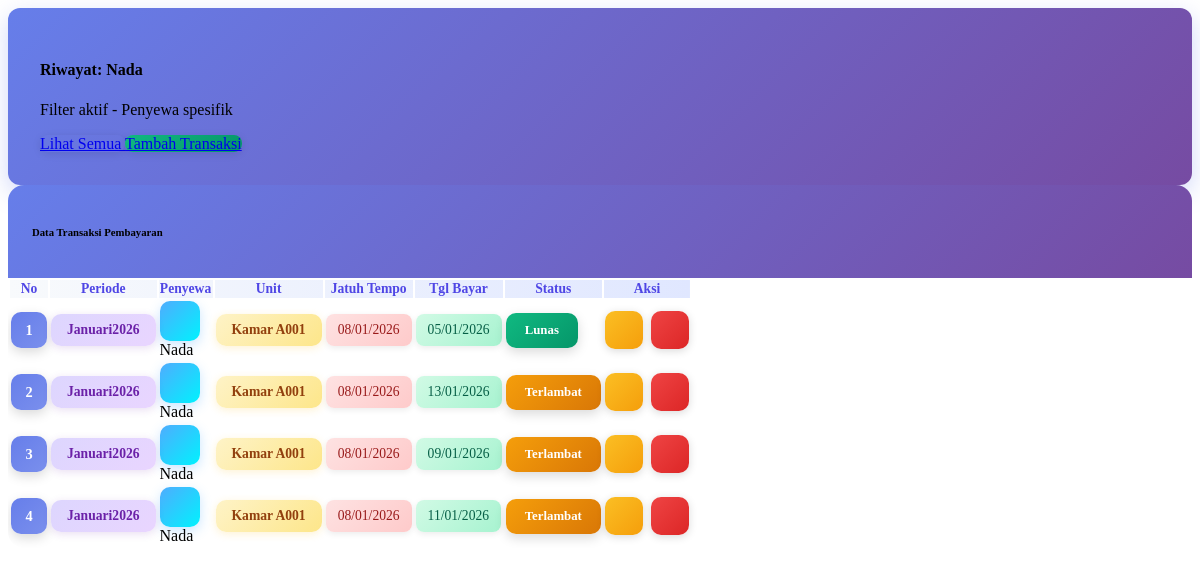
Page /transaksi/pembayaran.php?id_penyewa=2 on the earlier database version.
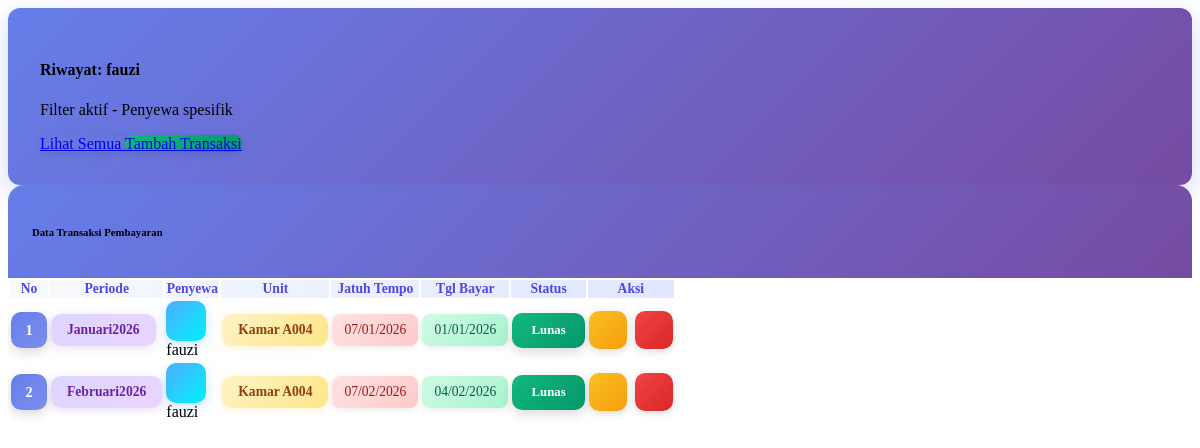
Same page on the later database version.
### tables this page shows
CREATE TABLE `penyewa` (
  `id_penyewa` int(11) NOT NULL,
  `nama_penyewa` varchar(100) NOT NULL,
  `id_kontrakan` int(11) DEFAULT NULL,
  `no_hp` varchar(20) DEFAULT NULL,
  `alamat` text DEFAULT NULL
);

CREATE TABLE `pembayaran` (
  `id_pembayaran` int(11) NOT NULL,
  `id_penyewa` int(11) DEFAULT NULL,
  `id_kontrakan` int(11) DEFAULT NULL,
  `bulan` varchar(20) DEFAULT NULL,
  `tahun` int(11) DEFAULT NULL,
  `jatuh_tempo` date DEFAULT NULL,
  `tanggal_bayar` date DEFAULT NULL,
  `status` varchar(20) DEFAULT NULL
);

CREATE TABLE `kontrakan` (
  `id_kontrakan` int(11) NOT NULL,
  `tipe_kamar` varchar(50) DEFAULT NULL,
  `harga` int(11) DEFAULT NULL,
  `jatuh_tempo` int(2) DEFAULT 10,
  `id_penyewa` int(11) DEFAULT NULL
);

### transaksi/pembayaran.php (the view, shortened to what the changed rows need)
<?php
$id_filter = isset($_GET['id_penyewa']) ? mysqli_real_escape_string($conn, $_GET['id_penyewa']) : '';
$nama_header = "Riwayat Pembayaran";
if (!empty($id_filter)) {
    $q_penyewa = mysqli_query($conn, "SELECT nama_penyewa FROM penyewa WHERE id_penyewa = '$id_filter'");
    $d_penyewa = mysqli_fetch_assoc($q_penyewa);
    if ($d_penyewa) {
        $nama_header = "Riwayat: " . $d_penyewa['nama_penyewa'];
    }
}
$sql = "SELECT p.*, s.nama_penyewa, k.tipe_kamar
        FROM pembayaran p
        JOIN penyewa s ON p.id_penyewa = s.id_penyewa
        JOIN kontrakan k ON p.id_kontrakan = k.id_kontrakan";
if (!empty($id_filter)) {
    $sql .= " WHERE p.id_penyewa = '$id_filter'";
}
$sql .= " ORDER BY p.tahun DESC, p.bulan DESC";
$query = mysqli_query($conn, $sql);
?>
<div class="header-gradient mb-4" data-aos="fade-down">
    <div class="d-flex justify-content-between align-items-center">
        <div>
            <h4 class="fw-bold mb-1 text-white">
                <?= $nama_header ?>
            </h4>
            <p class="text-white-50 small mb-0">
                <?= $id_filter ? 'Filter aktif - Penyewa spesifik' : 'Menampilkan semua transaksi pembayaran' ?>
            </p>
        </div>
    </div>
</div>
<div class="card border-0 shadow-lg colorful-card" data-aos="fade-up">
    <div class="card-body p-0">
        <div class="table-responsive">
            <table class="table table-hover align-middle mb-0 colorful-table">
                <thead>
                    <tr>
                        <th class="ps-4 py-3">No</th>
                        <th class="py-3">
                            <i class="fa-regular fa-calendar me-1"></i>Periode
                        </th>
                        <th class="py-3">
                            <i class="fa-solid fa-user me-1"></i>Penyewa
                        </th>
                        <th class="py-3">
                            <i class="fa-solid fa-house me-1"></i>Unit
                        </th>
                        <th class="py-3">
                            <i class="fa-solid fa-calendar-xmark me-1"></i>Jatuh Tempo
                        </th>
                        <th class="py-3">
                            <i class="fa-solid fa-calendar-check me-1"></i>Tgl Bayar
                        </th>
                        <th class="py-3 text-center">
                            <i class="fa-solid fa-info-circle me-1"></i>Status
                        </th>
                        <th class="py-3 text-center">
                            <i class="fa-solid fa-gear me-1"></i>Aksi
                        </th>
                    </tr>
                </thead>
                <tbody>
                    <?php if(mysqli_num_rows($query) > 0): ?>
                        <?php
                        $no = 1;
                        $colors = ['#667eea'];
                        while($row = mysqli_fetch_assoc($query)):
                            $color = $colors[($no - 1) % count($colors)];
                        ?>
                        <tr class="table-row-animated">
                            <td class="ps-4">
                                <div class="number-badge" style="background: linear-gradient(135deg, <?= $color ?>, <?= $color ?>dd);">
                                    <?= $no++ ?>
                                </div>
                            </td>
                            <td>
                                <div class="period-badge">
                                    <span class="fw-bold"><?= $row['bulan'] ?></span>
                                    <span class="ms-1"><?= $row['tahun'] ?></span>
                                </div>
                            </td>
                            <td>
                                <div class="d-flex align-items-center">
                                    <div class="tenant-avatar">
                                    </div>
                                    <span class="fw-semibold"><?= $row['nama_penyewa'] ?></span>
                                </div>
                            </td>
                            <td>
                                <span class="unit-badge">
                                    <i class="fa-solid fa-door-open me-1"></i><?= $row['tipe_kamar'] ?>
                                </span>
                            </td>
                            <td>
                                <div class="date-box date-danger">
                                    <?= date('d/m/Y', strtotime($row['jatuh_tempo'])) ?>
                                </div>
                            </td>
                            <td>
                                <?php if($row['tanggal_bayar']): ?>
                                    <div class="date-box date-success">
                                        <?= date('d/m/Y', strtotime($row['tanggal_bayar'])) ?>
                                    </div>
                                <?php else: ?>
                                    <div class="date-box date-muted">
                                        <i class="fa-regular fa-circle-xmark me-1"></i>Belum bayar
                                    </div>
                                <?php endif; ?>
                            </td>
                            <td class="text-center">
                                <?php
                                if($row['status'] == 'Lunas') {
                                    $status_class = 'status-success';
                                    $icon = 'fa-circle-check';
                                } elseif($row['status'] == 'Terlambat') {
                                    $status_class = 'status-warning';
                                    $icon = 'fa-clock';
                                } else {
                                    $status_class = 'status-danger';
                                    $icon = 'fa-exclamation-circle';
                                }
                                ?>
                                <span class="status-badge <?= $status_class ?>">
                                    <i class="fa-solid <?= $icon ?> me-1"></i><?= $row['status'] ?>
                                </span>
                            </td>
                            <td class="text-center">
                                <div class="action-buttons">
                                    <a href="index.php?page=edit_pembayaran&id=<?= $row['id_pembayaran'] ?>"
                                       class="action-btn btn-edit"
                                       title="Edit">
                                    </a>
                                    <a href="index.php?page=pembayaran&action=hapus&id=<?= $row['id_pembayaran'] ?>"
                                       class="action-btn btn-delete"
                                       onclick="return confirm('Hapus transaksi <?= $row['bulan'] ?> <?= $row['tahun'] ?>?')"
                                       title="Hapus">
                                    </a>
                                </div>
                            </td>
                        </tr>
                        <?php endwhile; ?>
                    <?php endif; ?>
                </tbody>
            </table>
        </div>
    </div>
</div>

Differences in the rows shown:
removed pembayaran: bulan "Januari", tahun "2026", id_penyewa.nama_penyewa "Nada", id_kontrakan.tipe_kamar "Kamar A001", jatuh_tempo "08/01/2026", tanggal_bayar "05/01/2026", status "Lunas"
removed pembayaran: bulan "Januari", tahun "2026", id_penyewa.nama_penyewa "Nada", id_kontrakan.tipe_kamar "Kamar A001", jatuh_tempo "08/01/2026", tanggal_bayar "13/01/2026", status "Terlambat"
removed pembayaran: bulan "Januari", tahun "2026", id_penyewa.nama_penyewa "Nada", id_kontrakan.tipe_kamar "Kamar A001", jatuh_tempo "08/01/2026", tanggal_bayar "09/01/2026", status "Terlambat"
removed pembayaran: bulan "Januari", tahun "2026", id_penyewa.nama_penyewa "Nada", id_kontrakan.tipe_kamar "Kamar A001", jatuh_tempo "08/01/2026", tanggal_bayar "11/01/2026", status "Terlambat"
changed penyewa: nama_penyewa "Riwayat: Nada" → "Riwayat: fauzi"
added pembayaran: bulan "Januari", tahun "2026", id_penyewa.nama_penyewa "fauzi", id_kontrakan.tipe_kamar "Kamar A004", jatuh_tempo "07/01/2026", tanggal_bayar "01/01/2026", status "Lunas"
added pembayaran: bulan "Februari", tahun "2026", id_penyewa.nama_penyewa "fauzi", id_kontrakan.tipe_kamar "Kamar A004", jatuh_tempo "07/02/2026", tanggal_bayar "04/02/2026", status "Lunas"
